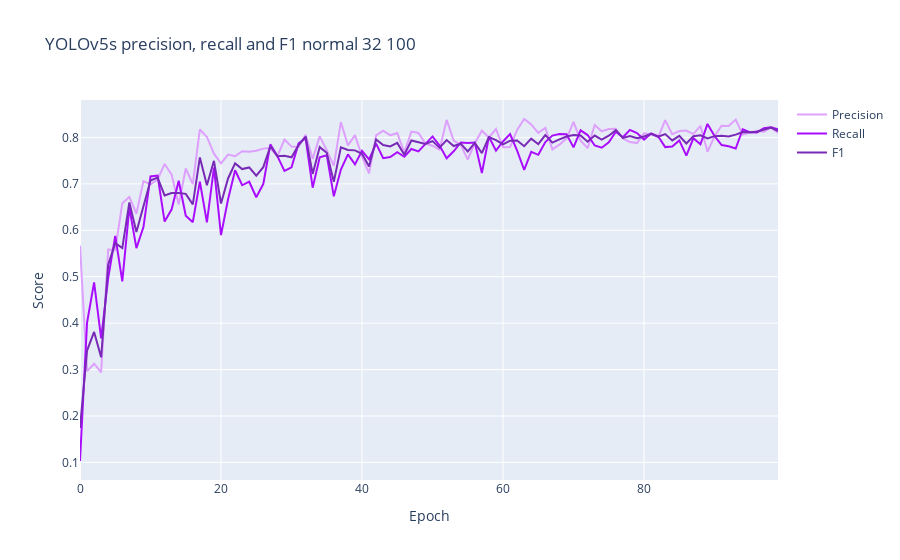

Write notebook code for a chart like this one.
### Code cell
# Plot the precision, recall and F1 score
fig = go.Figure()
fig.add_trace(go.Scatter(x=print(data['               epoch'])
, y=data['   metrics/precision'],
                    mode='lines',
                    name='Precision', line=dict(color='#DEA0FD', width=2)))

fig.add_trace(go.Scatter(x=print(data['               epoch'])
, y=data['      metrics/recall'],
                    mode='lines',
                    name='Recall', line=dict(color='#AA0DFE', width=2)))


F1_scores = [F1(data['      metrics/recall'][i], data['   metrics/precision'][i]) for i in range(len(data['               epoch']))]
fig.add_trace(go.Scatter(x=print(data['               epoch'])
, y=F1_scores,
                    mode='lines',
                    name='F1', line=dict(color='#782AB6', width=2)))

fig.update_layout(
    title_text='YOLOv5s precision, recall and F1 normal 32 100',
    yaxis_title_text='Score',
    xaxis_title_text='Epoch'
)
fig.show()
